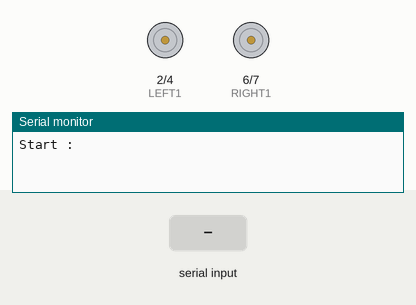
This sketch was run on a simulated Arduino Uno, built with avr-gcc and run on an emulated ATmega328P. Parts: motor-driver pin pairs drawn as motors (green arrow = first pin HIGH = forward, orange = second pin HIGH = backward, longer = more drive, scaled by the enable pin), the last lines printed to the serial monitor. The test bench sets the inputs (shaded band).

Above: at 1.2 s.
1.3 s: "w" received over Serial
At 2.5 s:
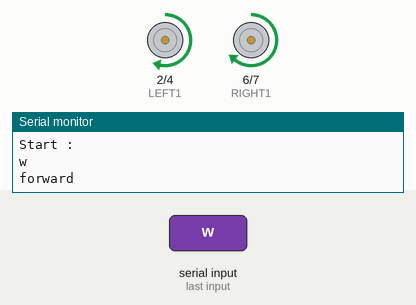
2.8 s: "s" received over Serial
At 3.8 s:
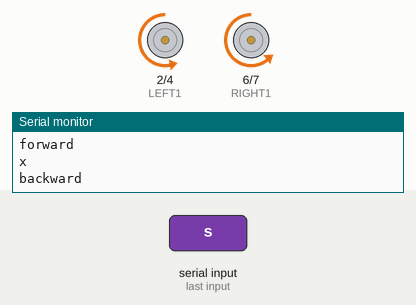
4.3 s: "a" received over Serial
At 5.0 s:
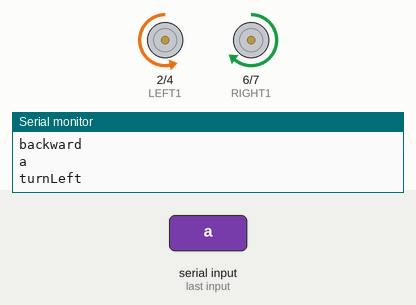
5.8 s: "d" received over Serial
At 6.1 s:
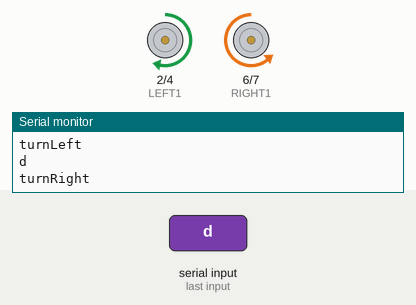
7.3 s: "q" received over Serial
At 8.4 s:
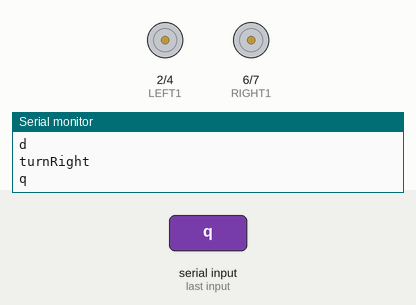
Timing chart, 0 to 9.8 s (numbered marks = the images above; inputs shaded):
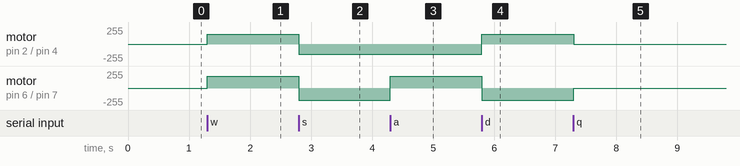

Measured:
- after the input at 1.3 s, motor on pin 2 (LEFT1) / pin 4 (LEFT2): stopped → forward 150/255 at once; motor on pin 6 (RIGHT1) / pin 7 (RIGHT2): stopped → forward 180/255 at once
- after the input at 2.8 s, motor on pin 2 (LEFT1) / pin 4 (LEFT2): forward 150/255 → backward 150/255 at once; motor on pin 6 (RIGHT1) / pin 7 (RIGHT2): forward 180/255 → backward 180/255 at once
- after the input at 4.3 s, motor on pin 6 (RIGHT1) / pin 7 (RIGHT2): backward 180/255 → forward 180/255 at once
- after the input at 5.8 s, motor on pin 2 (LEFT1) / pin 4 (LEFT2): backward 150/255 → forward 150/255 at once; motor on pin 6 (RIGHT1) / pin 7 (RIGHT2): forward 180/255 → backward 180/255 at once
- after the input at 7.3 s, motor on pin 2 (LEFT1) / pin 4 (LEFT2): forward 150/255 → stopped at once; motor on pin 6 (RIGHT1) / pin 7 (RIGHT2): backward 180/255 → stopped at once

The sketch:

lab3.ino
```cpp
// 利用L298N各別控制左右2個馬達完成正轉、反轉、停止功能。

// 接收序列埠值的變數
char cmd;
// 設定啟動或停止馬達的參數
// 一開始先設定成「停止」
boolean run = false;

// 左馬達控制設定
const byte LEFT1 = 2;     //In1
const byte LEFT2 = 4;     //In2
const byte LEFT_PWM = 3;  //ENA

// 右馬達控制設定
const byte RIGHT1 = 6;     //In3
const byte RIGHT2 = 7;     //In4
const byte RIGHT_PWM = 5;  //ENB

// 設定PWM輸出值
byte motorSpeed = 150;

void forward() {  // 馬達轉向：前進
    Serial.println("forward");
    digitalWrite(LEFT1, HIGH);
    digitalWrite(LEFT2, LOW);
    digitalWrite(RIGHT1, HIGH);
    digitalWrite(RIGHT2, LOW);
}

void backward() {  // 馬達轉向：後退
    Serial.println("backward");
    digitalWrite(LEFT1, LOW);
    digitalWrite(LEFT2, HIGH);
    digitalWrite(RIGHT1, LOW);
    digitalWrite(RIGHT2, HIGH);
}

void turnLeft() {  // 馬達轉向：左轉 1反2正
    Serial.println("turnLeft");
    digitalWrite(LEFT1, LOW);
    digitalWrite(LEFT2, HIGH);
    digitalWrite(RIGHT1, HIGH);
    digitalWrite(RIGHT2, LOW);
}

void turnRight() {  // 馬達轉向：右轉 1正2反
    Serial.println("turnRight");
    digitalWrite(LEFT1, HIGH);
    digitalWrite(LEFT2, LOW);
    digitalWrite(RIGHT1, LOW);
    digitalWrite(RIGHT2, HIGH);
}

void setup() {
    Serial.begin(9600);
    pinMode(LEFT1, OUTPUT);
    pinMode(LEFT2, OUTPUT);
    pinMode(LEFT_PWM, OUTPUT);
    pinMode(RIGHT1, OUTPUT);
    pinMode(RIGHT2, OUTPUT);
    pinMode(RIGHT_PWM, OUTPUT);
    Serial.println();
    Serial.println("Start :");
}

void loop() {
    if (Serial.available() > 0) {
        cmd = Serial.read();

        switch (cmd) {
            case 'w':  // 接收到'w'，前進。
                Serial.println("w");
                forward();
                run = true;  // 啟動馬達
                break;
            case 's':  // 接收到's'，後退。
                Serial.println("x");
                backward();
                run = true;  // 啟動馬達
                break;
            case 'a':  // 接收到'a'，左轉。
                Serial.println("a");
                turnLeft();
                run = true;  // 啟動馬達
                break;
            case 'd':  // 接收到'd'，右轉。
                Serial.println("d");
                turnRight();
                run = true;  // 啟動馬達
                break;
            case 'q':
                Serial.println("q");
                run = false;  // 停止馬達
                break;
            default:
                Serial.println("no action");
                break;
        }
    }

    if (run) {
        // 如果要啟動馬達…
        // 向馬達輸出指定的類比電壓值
        analogWrite(LEFT_PWM, motorSpeed);
        analogWrite(RIGHT_PWM, (motorSpeed+30));
    } else {
        // 否則…
        // 將馬達的電壓值設定成0
        analogWrite(LEFT_PWM, 0);
        analogWrite(RIGHT_PWM, 0);
    }
}
```
